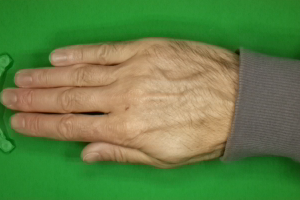
#> input picture models/CNN_2/data/paper/6OhEpnz0QxBCfbXE.png, 300 x 200 px; its folder holds only this picture in this run
$ python datacleaning.py
#> lines starting #> are read from the running program, lines starting #| are printed output that depends on the picture; after the words box and inside, x2 and y2 are one past the last pixel; in counts of white or black regions, pixels touching at a corner belong together
#> in main, img is the input picture: shape (200, 300, 3); mean B, G, R 69.7, 128.3, 97.6
# models/CNN_2/datacleaning.py
import os, random, shutil, argparse
from pathlib import Path
from datetime import datetime

import numpy as np
import cv2  # type: ignore

SCRIPT_DIR = Path(__file__).resolve().parent
DEF_INPUT  = SCRIPT_DIR / "data"        # paper/rock/scissors
DEF_OUTPUT = SCRIPT_DIR / "data_clean"  # destinazione

def parse_args():
    p = argparse.ArgumentParser("Green removal + soft edges + muted backgrounds + letterbox")
    p.add_argument("--input_dir",  type=Path, default=DEF_INPUT)
    p.add_argument("--output_dir", type=Path, default=DEF_OUTPUT)
    p.add_argument("--reset", choices=["clean","backup","keep"], default="clean")
    p.add_argument("--width",  type=int, default=300)
    p.add_argument("--height", type=int, default=200)
    p.add_argument("--seed",   type=int, default=42)
    # HSV soglia verde (puoi regolarla se serve)
    p.add_argument("--hsv_lower", type=int, nargs=3, default=[35, 35, 35])
    p.add_argument("--hsv_upper", type=int, nargs=3, default=[90, 255, 255])
    # intensità bordi morbidi (px del blur)
    p.add_argument("--feather", type=int, default=5)
    # intensità di augmentation luminanza/contrasto
    p.add_argument("--alpha_min", type=float, default=0.85)
    p.add_argument("--alpha_max", type=float, default=1.15)
    p.add_argument("--beta_abs",  type=int,   default=20)
    return p.parse_args()

ARGS = parse_args()
INPUT_BASE  = ARGS.input_dir.resolve()
OUTPUT_BASE = ARGS.output_dir.resolve()
TARGET_SIZE = (ARGS.width, ARGS.height)  # (w,h) per OpenCV
SEED        = ARGS.seed
LOWER_GREEN = np.array(ARGS.hsv_lower, np.uint8)
UPPER_GREEN = np.array(ARGS.hsv_upper, np.uint8)

# palette “muted” in BGR (no colori ultra saturi)
PALETTE = [
    (210, 210, 210),  # grigio chiaro
    (200, 200, 230),  # grigio-azzurro
    (210, 230, 210),  # verdino spento
    (220, 205, 220),  # lilla spento
    (200, 210, 220),  # blu-grigio
]

def choose_bg_color():
    return np.array(random.choice(PALETTE), dtype=np.uint8)

def skin_mask_bgr(img_bgr):
    """Maschera della pelle in YCrCb (range classico)."""
    ycrcb = cv2.cvtColor(img_bgr, cv2.COLOR_BGR2YCrCb)
    lower = np.array([0, 133, 77],  dtype=np.uint8)
    upper = np.array([255, 173, 127], dtype=np.uint8)
    mask  = cv2.inRange(ycrcb, lower, upper)
    return mask

def green_mask(img_bgr):
    hsv   = cv2.cvtColor(img_bgr, cv2.COLOR_BGR2HSV)
#> hsv: shape (200, 300, 3); mean H, S, V 39, 137.1, 142.2
    mask  = cv2.inRange(hsv, LOWER_GREEN, UPPER_GREEN)
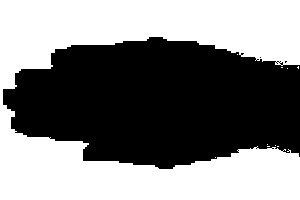
#> mask: shape (200, 300); 50.7% white; 3 black regions (2 under 20 px), largest, box (x1, y1, x2, y2) and area: (3, 37, 300, 169) 29548
    # pulizia base
    mask  = cv2.medianBlur(mask, 5)
#> mask: shape (200, 300); 50.8% white; 1 black region, box (x1, y1, x2, y2) and area: (3, 37, 300, 169) 29549
    kernel = np.ones((5,5), np.uint8)
    mask  = cv2.morphologyEx(mask, cv2.MORPH_OPEN, kernel, 1)
#> mask: shape (200, 300); 50.7% white; 1 black region, box (x1, y1, x2, y2) and area: (3, 37, 300, 169) 29572
    mask  = cv2.morphologyEx(mask, cv2.MORPH_DILATE, kernel, 1)
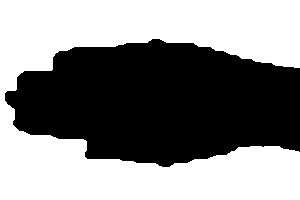
#> mask: shape (200, 300); 53.3% white; 1 black region, box (x1, y1, x2, y2) and area: (5, 39, 300, 167) 27994
    # preserva pelle (evita di “mangiare” la mano)
    skin  = cv2.dilate(skin_mask_bgr(img_bgr), kernel, 1)
#> in skin_mask_bgr, `ycrcb = cv2.cvtColor(img_bgr, cv2.COLOR_BGR2YCrCb)`: ycrcb: shape (200, 300, 3); mean of channels 0, 1, 2 112.5, 117.4, 103.9
#> in skin_mask_bgr, `mask  = cv2.inRange(ycrcb, lower, upper)`:
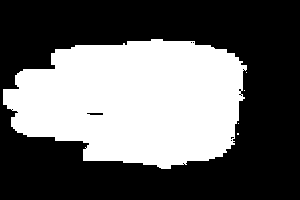
#> mask: shape (200, 300); 39.7% white; 5 white regions (4 under 20 px), largest, box (x1, y1, x2, y2) and area: (3, 39, 247, 169) 23814
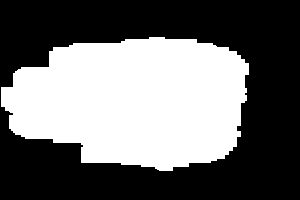
#> skin: shape (200, 300); 42.5% white; 1 white region, box (x1, y1, x2, y2) and area: (1, 37, 249, 171) 25525
    mask  = cv2.bitwise_and(mask, cv2.bitwise_not(skin))
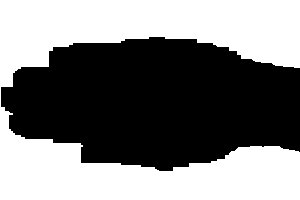
#> mask: shape (200, 300); 49.5% white; 1 white region, box (x1, y1, x2, y2) and area: (0, 0, 300, 200) 29709
    return mask  # 255=background da sostituire

def composite_soft(img_bgr, bg_bgr, mask_bg, feather=5):
    """Composita con bordi morbidi usando un alpha derivato dalla maschera."""
#> called with feather = 5
    alpha = cv2.GaussianBlur(mask_bg, (0,0), feather).astype(np.float32)/255.0
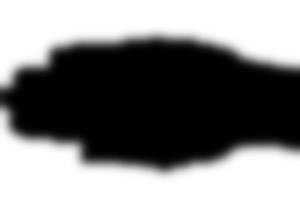
#> alpha: shape (200, 300) float32; min 0, max 1, mean 0.495
    alpha = alpha[..., None]  # HxWx1
    out = (img_bgr * (1.0 - alpha) + bg_bgr * alpha).astype(np.uint8)
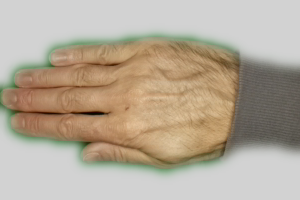
#> out: shape (200, 300, 3); mean B, G, R 151.9, 169.3, 181.2
    return out

def letterbox(img_bgr, target_size, fill_color):
    """Mantiene aspect ratio: ridimensiona e centra su canvas di colore 'fill_color'."""
#> called with target_size = (300, 200), fill_color = array of shape (3,)
    tw, th = target_size
    h, w = img_bgr.shape[:2]
#> h = 200; w = 300
    scale = min(tw / w, th / h)
#> scale = 1
    nw, nh = int(w * scale), int(h * scale)
#> nw = 300; nh = 200
    resized = cv2.resize(img_bgr, (nw, nh), interpolation=cv2.INTER_AREA)
    canvas  = np.full((th, tw, 3), fill_color, dtype=np.uint8)
    x, y = (tw - nw) // 2, (th - nh) // 2
#> x = 0; y = 0
    canvas[y:y+nh, x:x+nw] = resized
    return canvas

def jitter_light(img_bgr, a_min=0.85, a_max=1.15, b_abs=20):
    alpha = random.uniform(a_min, a_max)
    beta  = random.randint(-b_abs, b_abs)
    return cv2.convertScaleAbs(img_bgr, alpha=alpha, beta=beta)

def rotate_or_flip(img_bgr):
    op = random.choice(["none", "flip", "rot"])
    if op == "flip":
        return cv2.flip(img_bgr, 1)
    if op == "rot":
        angle = random.choice([-15, -8, 8, 15])
        h, w = img_bgr.shape[:2]
        M = cv2.getRotationMatrix2D((w//2, h//2), angle, 1.0)
        return cv2.warpAffine(img_bgr, M, (w, h),
                              flags=cv2.INTER_LINEAR,
                              borderMode=cv2.BORDER_REFLECT_101)
    return img_bgr

def process_one(img_bgr):
    mask = green_mask(img_bgr)
    bg_color = choose_bg_color()
    bg = np.full_like(img_bgr, bg_color)
    comp = composite_soft(img_bgr, bg, mask, feather=ARGS.feather)
    comp = rotate_or_flip(comp)
    comp = jitter_light(comp, ARGS.alpha_min, ARGS.alpha_max, ARGS.beta_abs)
    # letterbox a fine pipeline, usando lo stesso colore dello sfondo
    comp = letterbox(comp, TARGET_SIZE, fill_color=bg_color)
    return comp

def is_image(name): return name.lower().endswith((".jpg",".jpeg",".png"))

def main():
    if not INPUT_BASE.exists():
        raise FileNotFoundError(f"Missing input: {INPUT_BASE}")
    random.seed(SEED); np.random.seed(SEED)

    if OUTPUT_BASE.exists():
        if ARGS.reset == "clean":
            shutil.rmtree(OUTPUT_BASE)
        elif ARGS.reset == "backup":
            bkp = OUTPUT_BASE.with_name(f"{OUTPUT_BASE.name}_old_{datetime.now():%Y%m%d_%H%M%S}")
            OUTPUT_BASE.rename(bkp)
    OUTPUT_BASE.mkdir(parents=True, exist_ok=True)

    classes = [d for d in INPUT_BASE.iterdir() if d.is_dir()]
    total = 0
    for cls in sorted(classes):
        out_dir = OUTPUT_BASE / cls.name
        out_dir.mkdir(parents=True, exist_ok=True)
        files = [f for f in os.listdir(cls) if is_image(f)]
        print(f"- {cls.name}: {len(files)} files")
        for fname in files:
            src = cls / fname
            img = cv2.imread(str(src))
            if img is None:
                print("  ! cannot read:", src); continue
            out = process_one(img)
            ok = cv2.imwrite(str(out_dir / fname), out)
            if ok: total += 1
#> pass 2 of the loop in main, `for cls in sorted(classes):`:
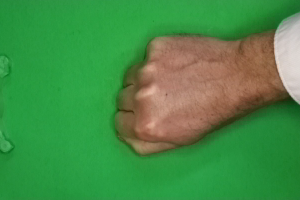
#> input picture models/CNN_2/data/rock/337ARHTZmhCSkoEM.png, 300 x 200 px
#> in main, img is the input picture: shape (200, 300, 3); mean B, G, R 70.6, 140.4, 70.4
#> hsv: shape (200, 300, 3); mean H, S, V 51.7, 164.1, 149.8
#> in green_mask (call 2), `mask  = cv2.inRange(hsv, LOWER_GREEN, UPPER_GREEN)`:
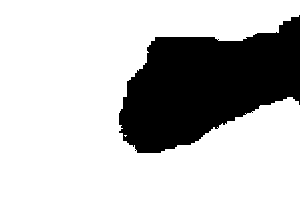
#> mask: shape (200, 300); 74% white; 1 black region, box (x1, y1, x2, y2) and area: (119, 15, 300, 153) 15608
#> ycrcb: shape (200, 300, 3); mean of channels 0, 1, 2 111.5, 98.7, 104.9
#> skin: shape (200, 300); 26% white; 1 white region, box (x1, y1, x2, y2) and area: (117, 31, 300, 155) 15610
#> in jitter_light (call 2), `return cv2.convertScaleAbs(img_bgr, alpha=alpha, beta=beta)`:
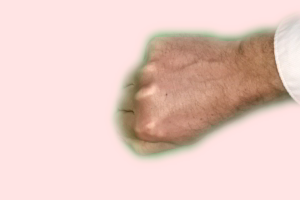
#> returned value: shape (200, 300, 3); mean of channels 0, 1, 2 196.7, 204.1, 233.2; drawn as B, G, R
    print(f"\n✅ wrote {total} images to {OUTPUT_BASE}")

if __name__ == "__main__":
    main()
